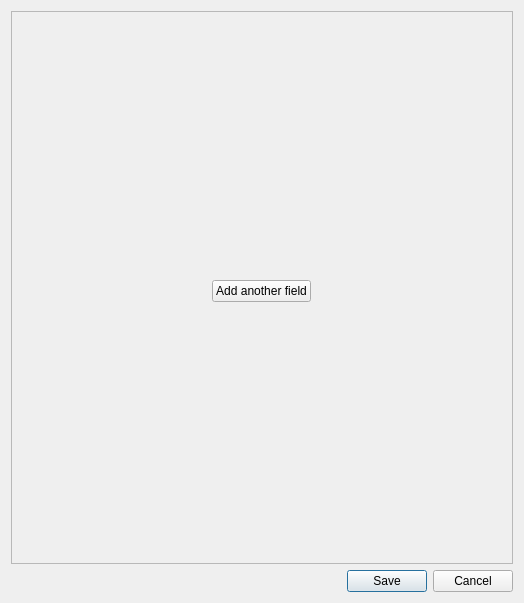
<?xml version="1.0" encoding="UTF-8"?>
<ui version="4.0">
 <class>Dialog</class>
 <widget class="QDialog" name="Dialog">
  <property name="geometry">
   <rect>
    <x>0</x>
    <y>0</y>
    <width>524</width>
    <height>603</height>
   </rect>
  </property>
  <property name="minimumSize">
   <size>
    <width>500</width>
    <height>0</height>
   </size>
  </property>
  <property name="windowTitle">
   <string>Add document</string>
  </property>
  <layout class="QVBoxLayout" name="verticalLayout">
   <item>
    <widget class="QScrollArea" name="w_scroll">
     <property name="minimumSize">
      <size>
       <width>500</width>
       <height>0</height>
      </size>
     </property>
     <property name="widgetResizable">
      <bool>true</bool>
     </property>
     <widget class="QWidget" name="w_scroll_content">
      <property name="geometry">
       <rect>
        <x>0</x>
        <y>0</y>
        <width>498</width>
        <height>537</height>
       </rect>
      </property>
      <layout class="QVBoxLayout" name="verticalLayout_2">
       <item>
        <spacer name="verticalSpacer_2">
         <property name="orientation">
          <enum>Qt::Vertical</enum>
         </property>
         <property name="sizeHint" stdset="0">
          <size>
           <width>20</width>
           <height>40</height>
          </size>
         </property>
        </spacer>
       </item>
       <item>
        <widget class="AddDocumentItemWidget" name="w_add_item_default"/>
       </item>
       <item alignment="Qt::AlignHCenter">
        <widget class="QPushButton" name="b_add_field">
         <property name="maximumSize">
          <size>
           <width>150</width>
           <height>16777215</height>
          </size>
         </property>
         <property name="text">
          <string>Add another field</string>
         </property>
        </widget>
       </item>
       <item>
        <spacer name="verticalSpacer">
         <property name="orientation">
          <enum>Qt::Vertical</enum>
         </property>
         <property name="sizeType">
          <enum>QSizePolicy::Expanding</enum>
         </property>
         <property name="sizeHint" stdset="0">
          <size>
           <width>20</width>
           <height>20</height>
          </size>
         </property>
        </spacer>
       </item>
      </layout>
     </widget>
    </widget>
   </item>
   <item>
    <widget class="QDialogButtonBox" name="b_box">
     <property name="orientation">
      <enum>Qt::Horizontal</enum>
     </property>
     <property name="standardButtons">
      <set>QDialogButtonBox::Cancel|QDialogButtonBox::Save</set>
     </property>
    </widget>
   </item>
  </layout>
 </widget>
 <customwidgets>
  <customwidget>
   <class>AddDocumentItemWidget</class>
   <extends>QWidget</extends>
   <header>app.widgets.auto.add_document_item</header>
  </customwidget>
 </customwidgets>
 <resources/>
 <connections>
  <connection>
   <sender>b_box</sender>
   <signal>accepted()</signal>
   <receiver>Dialog</receiver>
   <slot>accept()</slot>
   <hints>
    <hint type="sourcelabel">
     <x>248</x>
     <y>254</y>
    </hint>
    <hint type="destinationlabel">
     <x>157</x>
     <y>274</y>
    </hint>
   </hints>
  </connection>
  <connection>
   <sender>b_box</sender>
   <signal>rejected()</signal>
   <receiver>Dialog</receiver>
   <slot>reject()</slot>
   <hints>
    <hint type="sourcelabel">
     <x>316</x>
     <y>260</y>
    </hint>
    <hint type="destinationlabel">
     <x>286</x>
     <y>274</y>
    </hint>
   </hints>
  </connection>
 </connections>
</ui>
